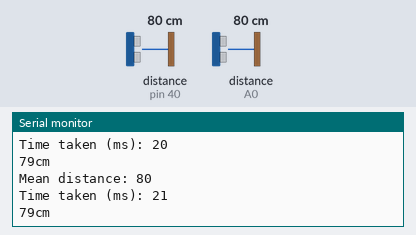
The sketch below on a simulated Arduino Mega 2560, built with avr-gcc and run on an emulated ATmega2560. Shown: the last lines printed to the serial monitor. Wiring (inferred from the names in the program): ultrasonic range finder: trigger pin 50; echo pin 40. The test bench sets the inputs (shaded band); at power-on: distance to the obstacle (sensors on pin 40, A0) 80 cm. The echo pulse lasts 58.3 µs per cm.

Above: at 1.3 s.
1.4 s: distance to the obstacle (sensor on pin 40) set to 2 cm
At 1.93 s:
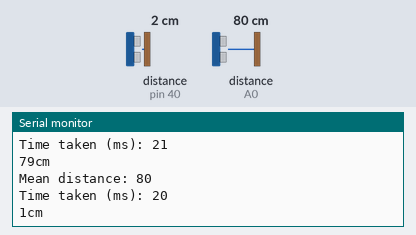
2.9 s: distance to the obstacle (sensor on A0) set to 2 cm
At 2.98 s:
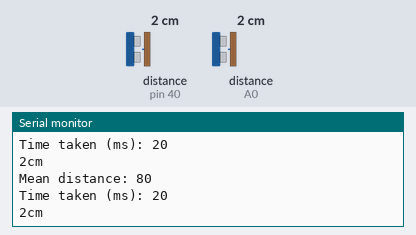
4.4 s: distance to the obstacle (sensor on pin 40) set to 4 cm
At 4.54 s:
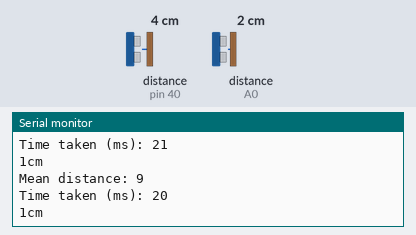
5.9 s: distance to the obstacle (sensor on A0) set to 9 cm
At 6.11 s:
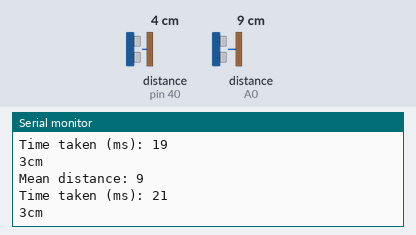
7.4 s: distance to the obstacle (sensor on pin 40) set to 120 cm
At 7.67 s:
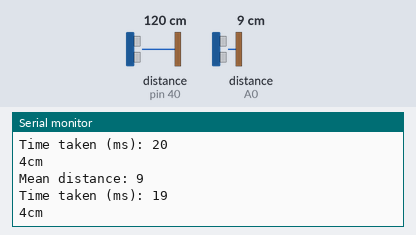
Timing chart, 0 to 10.4 s (numbered marks = the images above; inputs shaded):
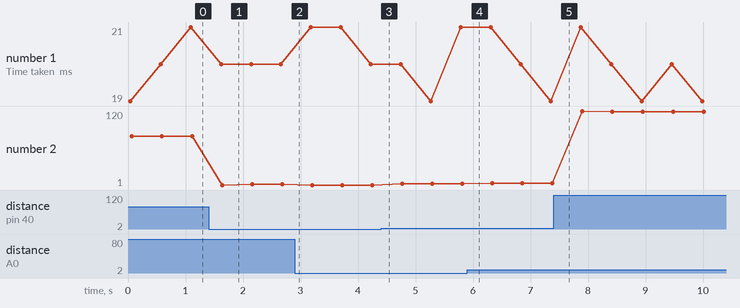

Measured:
- after the input at 1.4 s, the serial monitor: prints a new line after 0.24 s (image 1)
- plotted number 2: 79 → 2 after the input at 1.4 s, 1 → 3 after the input at 4.4 s, 3 → 4 after the input at 5.9 s, 4 → 119 after the input at 7.4 s

The sketch:

sonartest.ino
```cpp
#include <SharpIR.h>

#define ir A0
#define model 1080

boolean done = false;
const int TRIG_PIN = 50; //mega
const int ECHO_PIN = 40; //mega

SharpIR sharp(ir, 25, 93, model);

// ir: the pin where your sensor is attached
// 25: the number of readings the library will make before calculating a mean distance
// 93: the difference between two consecutive measurements to be taken as valid
// model: an int that determines your sensor:  1080 for GP2Y0A21Y
//                                            20150 for GP2Y0A02Y
//                                            (working distance range according to the datasheets)

void setup()
{
  // initialize serial communication:
  Serial.begin(9600);

  pinMode(TRIG_PIN,OUTPUT);
  pinMode(ECHO_PIN,INPUT);
  pinMode(ir, INPUT);
}

void loop()
{
  long duration, distanceCm;
  unsigned long pepe1=millis();  // takes the time before the loop on the library begins
  int dis=sharp.distance();  // this returns the distance to the object you're measuring
  Serial.print("Mean distance: ");  // returns it to the serial monitor
  Serial.println(dis);

  unsigned long pepe2=millis()-pepe1;  // the following gives you the time taken to get the measurement
  Serial.print("Time taken (ms): ");
  Serial.println(pepe2);

  digitalWrite(TRIG_PIN, 0);
  delayMicroseconds(2);
  digitalWrite(TRIG_PIN, HIGH);
  delayMicroseconds(10);
  digitalWrite(TRIG_PIN, LOW);
  duration = pulseIn(ECHO_PIN,HIGH);
  distanceCm = duration / 29.1 / 2 ;

  if (distanceCm <= 0)
  {
    Serial.println("Out of range");
  }
  else
  {
    Serial.print(distanceCm);
    Serial.print("cm");
    Serial.println();
  }
  delay(500);
}
```
